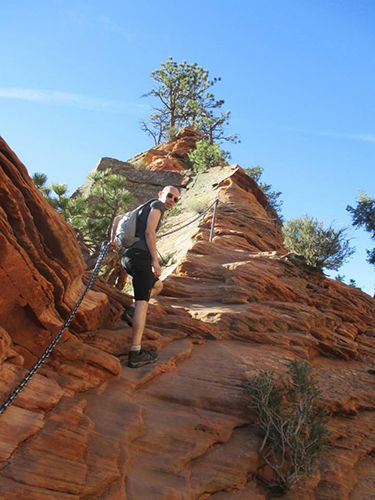
#> input picture lectures/1-partial-exam/3-lec/1-Простори-на-бои/Example3/image1.png, 375 x 500 px
$ python max_filter.py --image image1.png
#> lines starting #> are read from the running program, lines starting #| are printed output that depends on the picture
#> further down, image is the input picture: shape (500, 375, 3); mean B, G, R 126.6, 119.7, 120
# max_rgb_filter is very useful tool to use when visualizing the Red, Green, and Blue channels
# of an image - and which channel contributes most to a given area of an image

# USAGE
# python max_filter.py --image images/horseshoe_bend_02.jpg

# import the necessary packages
import numpy as np
import argparse
import cv2

def max_rgb_filter(image):
    # split the image into its BGR components
    (B, G, R) = cv2.split(image)
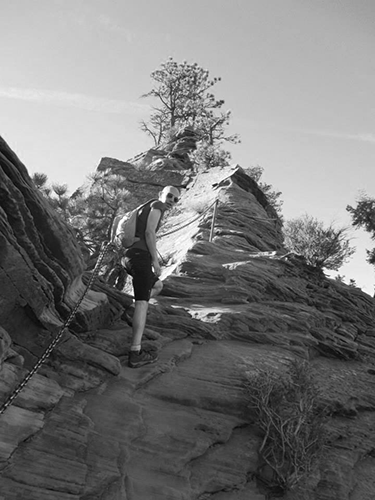
#> G: shape (500, 375); min 0, max 255, mean 119.7

    # find the maximum pixel intensity values for each
    # (x, y)-coordinate, then set all pixel values less
    # than M to zero
    M = np.maximum(np.maximum(R, G), B)
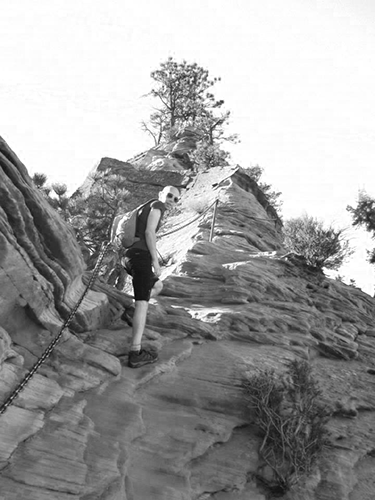
#> M: shape (500, 375); min 1, max 255, mean 158.9
    # use np.maximum and not np.max! The np.max  method will only find the
    # maximum value across the entire array as opposed to np.maximum which
    # find the max value at each (x, y)-coordinate.
    R[R < M] = 0
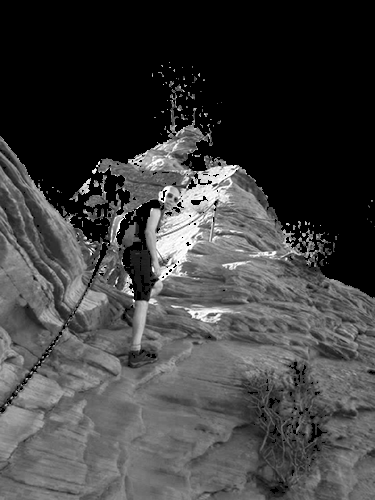
#> R: shape (500, 375); min 0, max 255, mean 64.2
    G[G < M] = 0
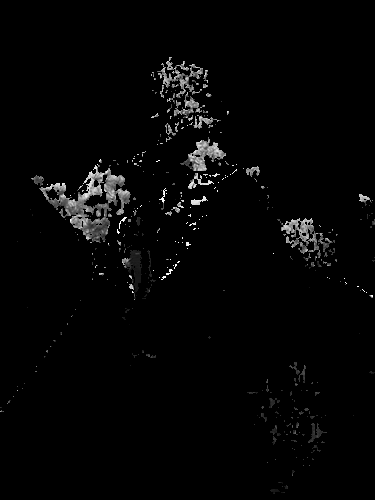
#> G: shape (500, 375); min 0, max 255, mean 5.2
    B[B < M] = 0
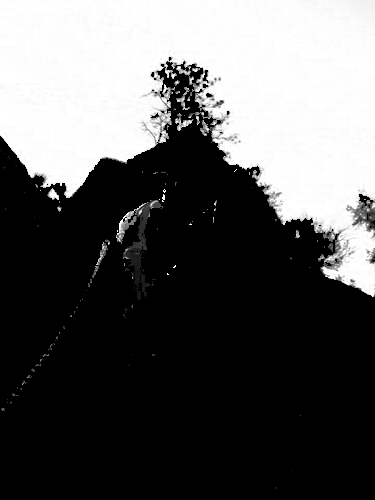
#> B: shape (500, 375); min 0, max 255, mean 90.3

    # merge the channels back together and return the image
    return cv2.merge([B, G, R])
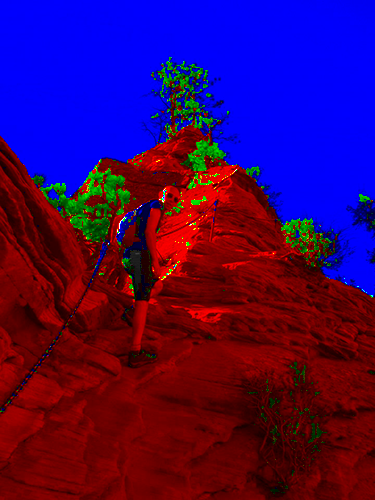
#> returned value: shape (500, 375, 3); mean of channels 0, 1, 2 90.3, 5.2, 64.2; drawn as B, G, R


# construct the argument parse and parse the arguments
ap = argparse.ArgumentParser()
ap.add_argument("-i", "--image", required=True,
                help="path to input image")
args = vars(ap.parse_args())

# load the image, apply the max RGB filter, and show the
# output images
image = cv2.imread(args["image"])
filtered = max_rgb_filter(image)
cv2.imshow("Images", np.hstack([image, filtered]))
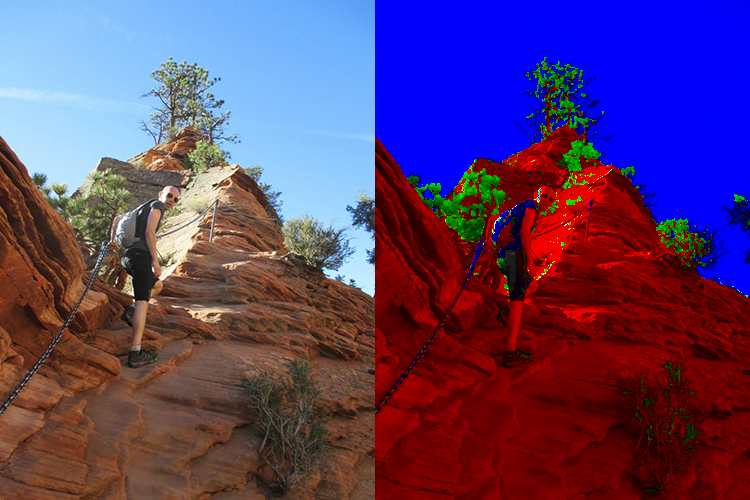
#> window 'Images': shape (500, 750, 3); mean B, G, R 108.4, 62.4, 92.1
cv2.waitKey(0)

$ run again, on lectures/1-partial-exam/3-lec/1-Простори-на-бои/Example3/image3.png
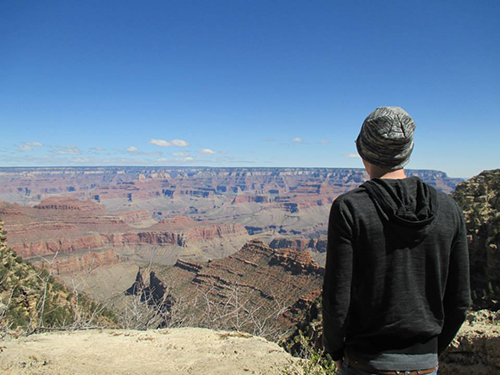
#> input picture lectures/1-partial-exam/3-lec/1-Простори-на-бои/Example3/image3.png, 500 x 375 px
#> image is the input picture: shape (375, 500, 3); mean B, G, R 143.4, 123.5, 105.7
#> in max_rgb_filter, `return cv2.merge([B, G, R])`:
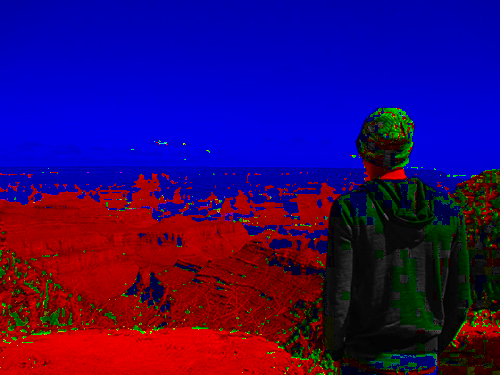
#> returned value: shape (375, 500, 3); mean of channels 0, 1, 2 101.5, 6.5, 49.3; drawn as B, G, R
#> `cv2.imshow("Images", np.hstack([image, filtered]))`:
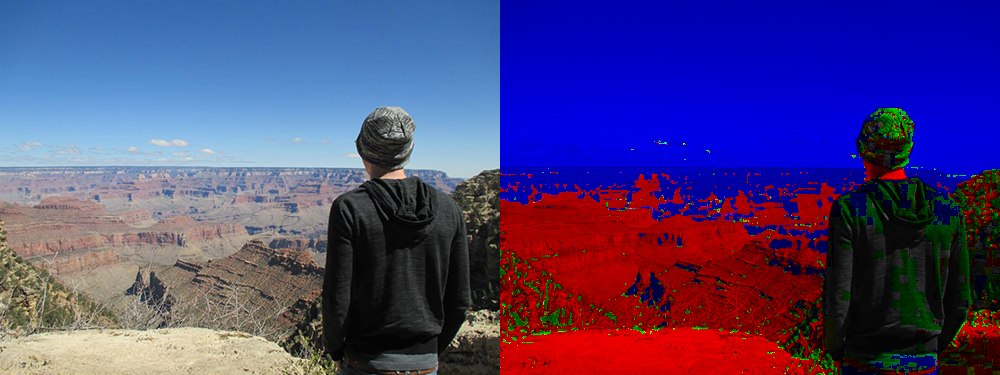
#> window 'Images': shape (375, 1000, 3); mean B, G, R 122.5, 65, 77.5

$ run again, on lectures/1-partial-exam/3-lec/1-Простори-на-бои/Example3/image4.png
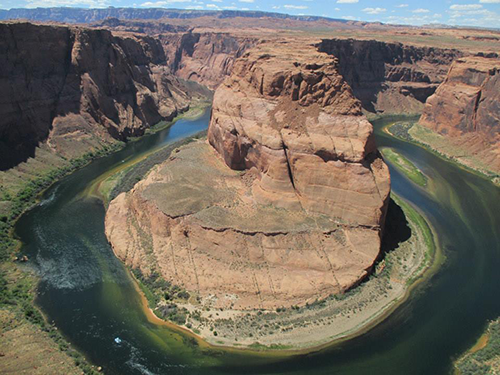
#> input picture lectures/1-partial-exam/3-lec/1-Простори-на-бои/Example3/image4.png, 500 x 375 px
#> image is the input picture: shape (375, 500, 3); mean B, G, R 94.8, 106.6, 114
#> in max_rgb_filter, `return cv2.merge([B, G, R])`:
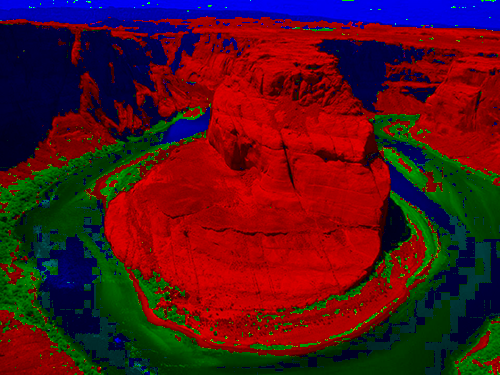
#> returned value: shape (375, 500, 3); mean of channels 0, 1, 2 25.3, 18.4, 81.5; drawn as B, G, R
#> `cv2.imshow("Images", np.hstack([image, filtered]))`:
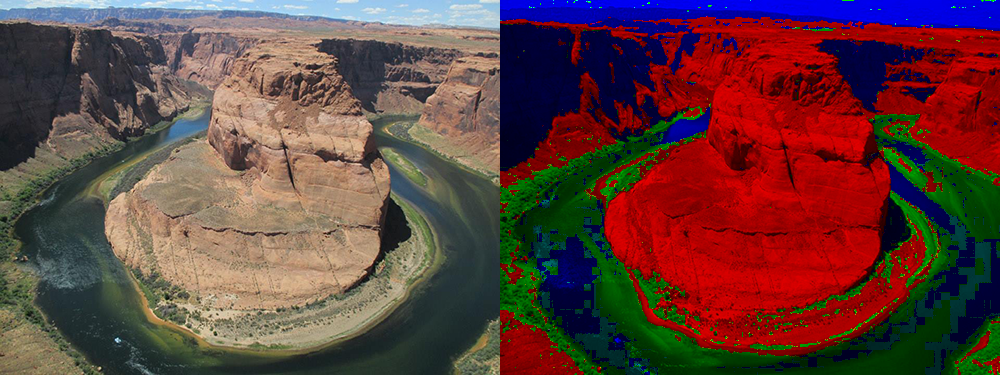
#> window 'Images': shape (375, 1000, 3); mean B, G, R 60.1, 62.5, 97.8

$ run again, on lectures/1-partial-exam/3-lec/1-Простори-на-бои/Example3/image5.png
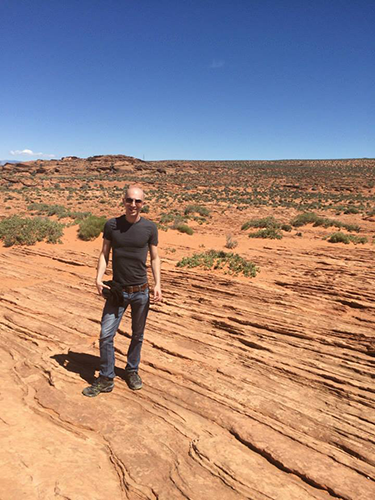
#> input picture lectures/1-partial-exam/3-lec/1-Простори-на-бои/Example3/image5.png, 375 x 500 px
#> image is the input picture: shape (500, 375, 3); mean B, G, R 128.5, 135.5, 159.4
#> `cv2.imshow("Images", np.hstack([image, filtered]))`:
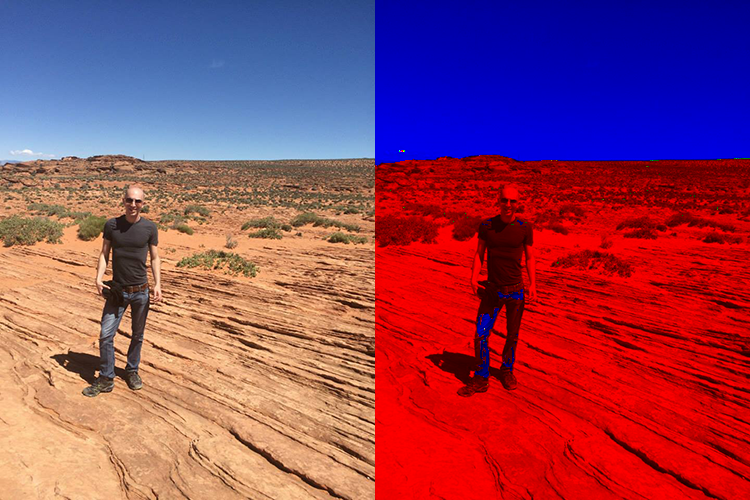
#> window 'Images': shape (500, 750, 3); mean B, G, R 94.5, 67.8, 144.7
